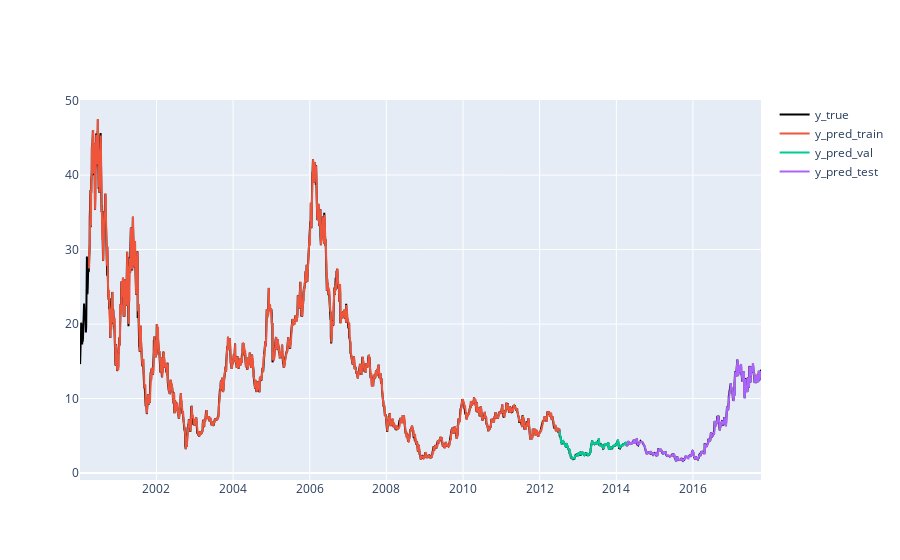

Notebook code for this chart:
### Code cell
symbol = "AMD"
stock = StockData(symbol, dates, transformation=NormalizationCurrentDay())
stock.inference(model_Conv1D)

stock_evaluator = Evaluator()
stock_evaluator.evaluate(pd.Series(stock.y_pred['test'].flatten()), pd.Series(stock.y_true['test'].flatten()))
print(stock_evaluator.metrics)

stock.plot()

### Figure 1 — Plotly figure (JSON) as saved in the notebook; plotly's stock layout.template omitted (floating-point values rounded to 4 significant figures; data arrays with more than 128 entries replaced by an {"elided": "..."} marker saying what was removed)
{"data": [{"line": {"color": "black", "width": 2}, "name": "y_true", "type": "scatter", "x": {"elided": "4473 str values"}, "y": {"elided": "4473 float values"}}, {"name": "y_pred_train", "type": "scatter", "x": {"elided": "3089 str values"}, "y": {"elided": "3089 float values"}}, {"name": "y_pred_val", "type": "scatter", "x": {"elided": "441 str values"}, "y": {"elided": "441 float values"}}, {"name": "y_pred_test", "type": "scatter", "x": {"elided": "883 str values"}, "y": {"elided": "883 float values"}}], "layout": {}}
